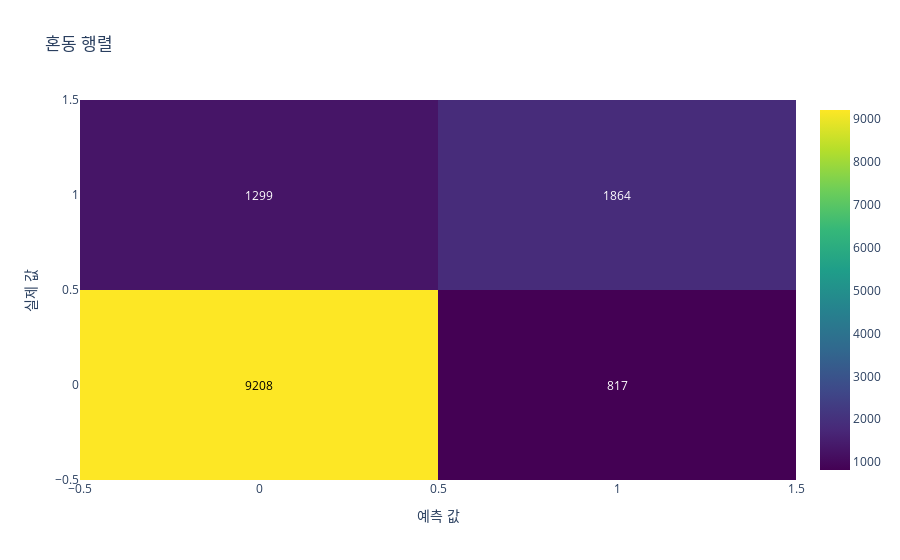

Write notebook code for a chart like this one.
### Markdown cell above
시각화

### Code cell
# plotly를 사용하여 결과 시각화
import plotly.graph_objects as go
import numpy as np

# 실제 값과 예측 값 비교
y_val_flat = y_val.values.flatten()  # 1차원으로 변환
y_val_pred_flat = y_val_pred.flatten()  # 1차원으로 변환
confusion_matrix = pd.crosstab(y_val_flat, y_val_pred_flat, rownames=['실제'], colnames=['예측'])

# 히트맵 생성
fig = go.Figure(data=go.Heatmap(
                z=confusion_matrix.values,
                x=confusion_matrix.columns,
                y=confusion_matrix.index,
                colorscale='Viridis'))

# 레이아웃 설정
fig.update_layout(
    title='혼동 행렬',
    xaxis_title='예측 값',
    yaxis_title='실제 값'
)

# 각 셀에 텍스트 추가
annotations = []
for i, row in enumerate(confusion_matrix.values):
    for j, value in enumerate(row):
        annotations.append(
            dict(
                x=confusion_matrix.columns[j],
                y=confusion_matrix.index[i],
                text=str(value),
                showarrow=False,
                font=dict(color='white' if value < confusion_matrix.values.max() / 2 else 'black')
            )
        )
fig.update_layout(annotations=annotations)

# 그래프 표시
fig.show()

### Figure 1 — Plotly figure (JSON) as saved in the notebook; plotly's stock layout.template omitted (floating-point values rounded to 4 significant figures)
{"data": [{"colorscale": [[0, "#440154"], [0.1111, "#482878"], [0.2222, "#3e4989"], [0.3333, "#31688e"], [0.4444, "#26828e"], [0.5556, "#1f9e89"], [0.6667, "#35b779"], [0.7778, "#6ece58"], [0.8889, "#b5de2b"], [1, "#fde725"]], "type": "heatmap", "x": [0, 1], "y": [0, 1], "z": [[9208, 817], [1299, 1864]]}], "layout": {"annotations": [{"font": {"color": "black"}, "showarrow": false, "text": "9208", "x": 0, "y": 0}, {"font": {"color": "white"}, "showarrow": false, "text": "817", "x": 1, "y": 0}, {"font": {"color": "white"}, "showarrow": false, "text": "1299", "x": 0, "y": 1}, {"font": {"color": "white"}, "showarrow": false, "text": "1864", "x": 1, "y": 1}], "title": {"text": "혼동 행렬"}, "xaxis": {"title": {"text": "예측 값"}}, "yaxis": {"title": {"text": "실제 값"}}}}
